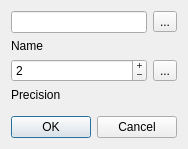
<?xml version="1.0" encoding="UTF-8"?>
<ui version="4.0">
 <class>FThingEnumeratedTypesEdit</class>
 <widget class="QDialog" name="FThingEnumeratedTypesEdit">
  <property name="geometry">
   <rect>
    <x>0</x>
    <y>0</y>
    <width>179</width>
    <height>149</height>
   </rect>
  </property>
  <property name="windowTitle">
   <string>Enumeration type edit</string>
  </property>
  <property name="windowIcon">
   <iconset resource="../../../res/hacc.qrc">
    <normaloff>:/items/enumerated.png</normaloff>:/items/enumerated.png</iconset>
  </property>
  <layout class="QVBoxLayout" name="verticalLayout">
   <item>
    <layout class="QHBoxLayout" name="horizontalLayout">
     <item>
      <widget class="QLineEdit" name="leName"/>
     </item>
     <item>
      <widget class="QToolButton" name="tbClearName">
       <property name="toolTip">
        <string>Clear name</string>
       </property>
       <property name="text">
        <string>...</string>
       </property>
       <property name="icon">
        <iconset resource="../../../res/hacc.qrc">
         <normaloff>:/main/icons/edit-clear-locationbar-rtl.png</normaloff>:/main/icons/edit-clear-locationbar-rtl.png</iconset>
       </property>
      </widget>
     </item>
    </layout>
   </item>
   <item>
    <widget class="QLabel" name="label">
     <property name="text">
      <string>Name</string>
     </property>
    </widget>
   </item>
   <item>
    <layout class="QHBoxLayout" name="horizontalLayout_2">
     <item>
      <widget class="QSpinBox" name="sbPrecision">
       <property name="buttonSymbols">
        <enum>QAbstractSpinBox::PlusMinus</enum>
       </property>
       <property name="value">
        <number>2</number>
       </property>
      </widget>
     </item>
     <item>
      <widget class="QToolButton" name="tbClearPrecision">
       <property name="toolTip">
        <string>Clear name</string>
       </property>
       <property name="text">
        <string>...</string>
       </property>
       <property name="icon">
        <iconset resource="../../../res/hacc.qrc">
         <normaloff>:/main/icons/edit-clear-locationbar-rtl.png</normaloff>:/main/icons/edit-clear-locationbar-rtl.png</iconset>
       </property>
      </widget>
     </item>
    </layout>
   </item>
   <item>
    <widget class="QLabel" name="label2">
     <property name="text">
      <string>Precision</string>
     </property>
    </widget>
   </item>
   <item>
    <spacer name="verticalSpacer">
     <property name="orientation">
      <enum>Qt::Vertical</enum>
     </property>
     <property name="sizeHint" stdset="0">
      <size>
       <width>20</width>
       <height>40</height>
      </size>
     </property>
    </spacer>
   </item>
   <item>
    <widget class="QDialogButtonBox" name="buttonBox">
     <property name="orientation">
      <enum>Qt::Horizontal</enum>
     </property>
     <property name="standardButtons">
      <set>QDialogButtonBox::Cancel|QDialogButtonBox::Ok</set>
     </property>
    </widget>
   </item>
  </layout>
 </widget>
 <resources>
  <include location="../../../res/hacc.qrc"/>
 </resources>
 <connections>
  <connection>
   <sender>tbClearName</sender>
   <signal>clicked()</signal>
   <receiver>leName</receiver>
   <slot>clear()</slot>
   <hints>
    <hint type="sourcelabel">
     <x>297</x>
     <y>63</y>
    </hint>
    <hint type="destinationlabel">
     <x>242</x>
     <y>65</y>
    </hint>
   </hints>
  </connection>
  <connection>
   <sender>buttonBox</sender>
   <signal>accepted()</signal>
   <receiver>FThingEnumeratedTypesEdit</receiver>
   <slot>accept()</slot>
   <hints>
    <hint type="sourcelabel">
     <x>243</x>
     <y>183</y>
    </hint>
    <hint type="destinationlabel">
     <x>210</x>
     <y>228</y>
    </hint>
   </hints>
  </connection>
  <connection>
   <sender>buttonBox</sender>
   <signal>rejected()</signal>
   <receiver>FThingEnumeratedTypesEdit</receiver>
   <slot>reject()</slot>
   <hints>
    <hint type="sourcelabel">
     <x>311</x>
     <y>179</y>
    </hint>
    <hint type="destinationlabel">
     <x>278</x>
     <y>225</y>
    </hint>
   </hints>
  </connection>
  <connection>
   <sender>tbClearPrecision</sender>
   <signal>clicked()</signal>
   <receiver>sbPrecision</receiver>
   <slot>clear()</slot>
   <hints>
    <hint type="sourcelabel">
     <x>232</x>
     <y>104</y>
    </hint>
    <hint type="destinationlabel">
     <x>198</x>
     <y>103</y>
    </hint>
   </hints>
  </connection>
 </connections>
</ui>
